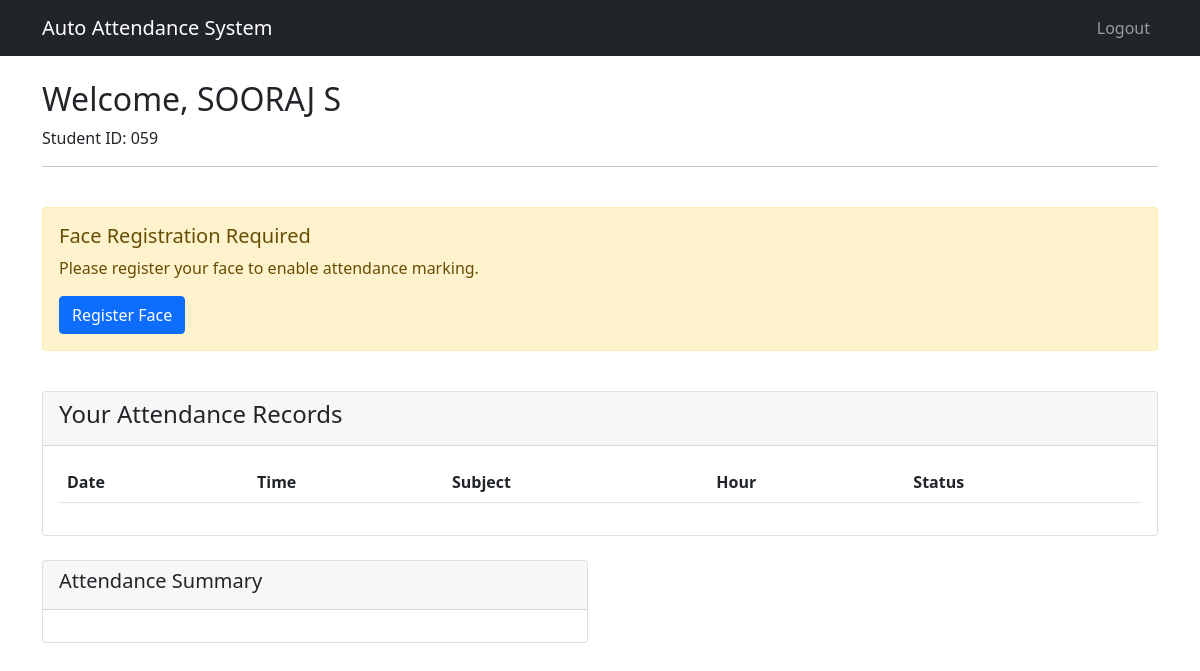
/student-dashboard (signed in), run on an earlier commit of the app's database.
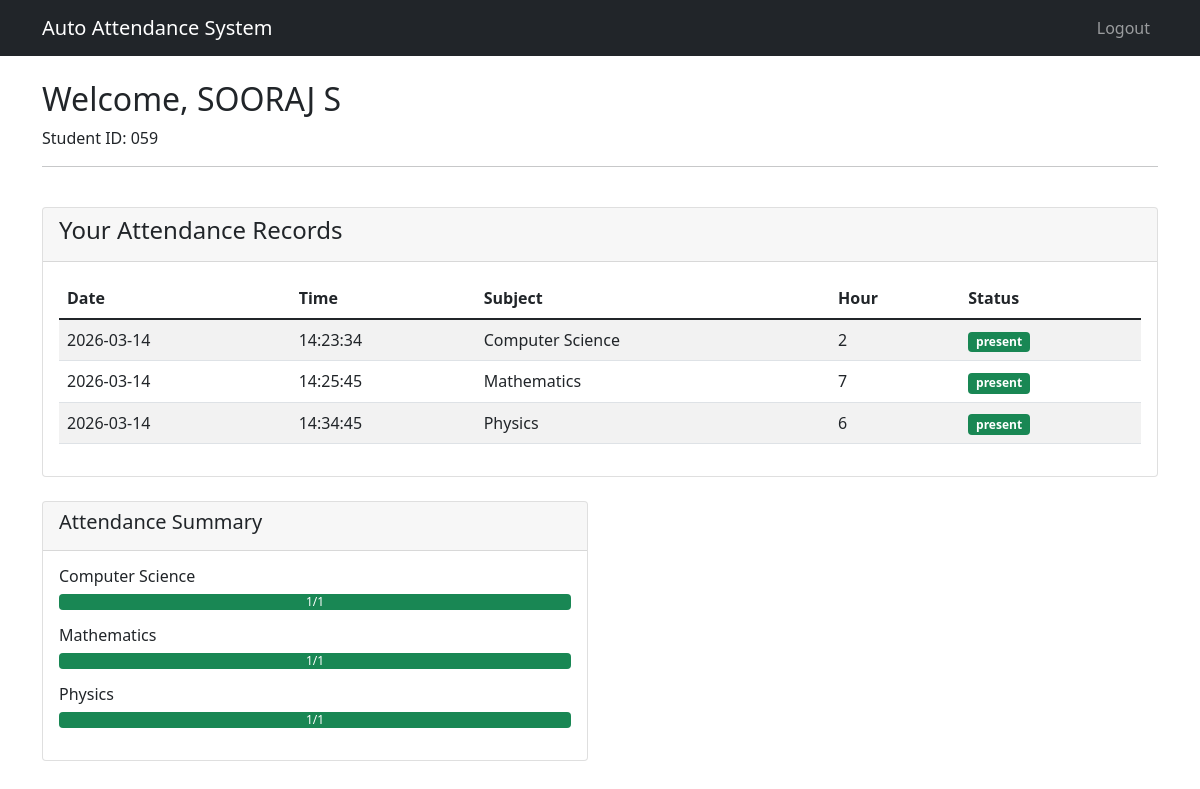
And on a later commit of the database.
### database.py (models this page shows)
class Student(UserMixin, db.Model):
    id = db.Column(db.Integer, primary_key=True)
    student_id = db.Column(db.String(20), unique=True, nullable=False)
    name = db.Column(db.String(100), nullable=False)
    email = db.Column(db.String(120), unique=True, nullable=False)
    password = db.Column(db.String(120), nullable=False)
    face_encoding = db.Column(db.Text, nullable=True)
    photo_path = db.Column(db.String(200), nullable=True)
    registered = db.Column(db.Boolean, default=False)

class Attendance(db.Model):
    id = db.Column(db.Integer, primary_key=True)
    student_id = db.Column(db.String(20), db.ForeignKey('student.student_id'), nullable=False)
    student_name = db.Column(db.String(100), nullable=False)
    subject = db.Column(db.String(50), nullable=False)
    date = db.Column(db.Date, nullable=False, default=datetime.utcnow().date)
    time = db.Column(db.Time, nullable=False, default=datetime.utcnow().time)
    hour = db.Column(db.Integer, nullable=False)
    status = db.Column(db.String(20), default='present')

### app.py (the view)
@app.route('/student-dashboard')
@login_required
def student_dashboard():
    if session.get("user_type") != "student":
        return redirect(url_for("student_login"))
    attendance = Attendance.query.filter_by(
        student_id=current_user.student_id
    ).all()
    return render_template(
        "student_dashboard.html",
        student=current_user,
        attendance=attendance
    )

### app.py (called while the page is built)
@login_manager.user_loader
def load_user(user_id):
    user_type = session.get("user_type")
    if user_type == "admin":
        return Admin.query.get(int(user_id))
    if user_type == "student":
        return Student.query.get(int(user_id))
    return None

### templates/student_dashboard.html (shortened to what this page needs)
<!DOCTYPE html>
<html lang="en">
<head>
    <link href="https://cdn.jsdelivr.net/npm/bootstrap@5.1.3/dist/css/bootstrap.min.css" rel="stylesheet">
    <link rel="stylesheet" href="https://cdn.datatables.net/1.11.5/css/dataTables.bootstrap5.min.css">
</head>
<body>
    <nav class="navbar navbar-expand-lg navbar-dark bg-dark">
        <div class="container">
            <a class="navbar-brand" href="#">Auto Attendance System</a>
            <div class="navbar-nav ms-auto">
                <a class="nav-link" href="{{ url_for('logout') }}">Logout</a>
            </div>
        </div>
    </nav>
    <div class="container mt-4">
        <div class="row">
            <div class="col-md-12">
                <h2>Welcome, {{ student.name }}</h2>
                <p>Student ID: {{ student.student_id }}</p>
                <hr>
            </div>
        </div>
        {% if not student.registered %}
        <div class="row mt-4">
            <div class="col-md-12">
                <div class="alert alert-warning">
                    <h5>Face Registration Required</h5>
                    <p>Please register your face to enable attendance marking.</p>
                    <button class="btn btn-primary" onclick="registerFace()">Register Face</button>
                </div>
            </div>
        </div>
        {% endif %}
        <div class="row mt-4">
            <div class="col-md-12">
                <div class="card">
                    <div class="card-header">
                        <h4>Your Attendance Records</h4>
                    </div>
                    <div class="card-body">
                        <table class="table table-striped" id="attendanceTable">
                            <thead>
                                <tr>
                                    <th>Date</th>
                                    <th>Time</th>
                                    <th>Subject</th>
                                    <th>Hour</th>
                                    <th>Status</th>
                                </tr>
                            </thead>
                            <tbody>
                                {% for record in attendance %}
                                <tr>
                                    <td>{{ record.date.strftime('%Y-%m-%d') }}</td>
                                    <td>{{ record.time.strftime('%H:%M:%S') }}</td>
                                    <td>{{ record.subject }}</td>
                                    <td>{{ record.hour }}</td>
                                    <td>
                                        <span class="badge {% if record.status == 'present' %}bg-success{% elif record.status == 'late' %}bg-warning{% else %}bg-danger{% endif %}">
                                            {{ record.status }}
                                        </span>
                                    </td>
                                </tr>
                                {% endfor %}
                            </tbody>
                        </table>
                    </div>
                </div>
            </div>
        </div>
        <div class="row mt-4">
            <div class="col-md-6">
                <div class="card">
                    <div class="card-header">
                        <h5>Attendance Summary</h5>
                    </div>
                    <div class="card-body">
                        {% set subjects = {} %}
                        {% for subject, stats in subjects.items() %}
                        <div class="mb-3">
                            <h6>{{ subject }}</h6>
                            <div class="progress">
                                <div class="progress-bar bg-success" role="progressbar"
                                     style="width: {{ (stats.present / stats.total * 100) if stats.total > 0 else 0 }}%">
                                    {{ stats.present }}/{{ stats.total }}
                                </div>
                            </div>
                        </div>
                        {% endfor %}
                    </div>
                </div>
            </div>
        </div>
    </div>
</body>
</html>

What changed in the data, as far as the page shows it:
changed Student "SOORAJ S": registered False → True (drawn)
added Attendance: date "2026-03-14", time "14:23:34", subject "Computer Science", hour "2", status "present", {{ (stats.present / stats.total * 100) if stats.total > 0 else 0 }} 100.0 (drawn), present "1", total "1"
added Attendance: date "2026-03-14", time "14:25:45", subject "Mathematics", hour "7", status "present", {{ (stats.present / stats.total * 100) if stats.total > 0 else 0 }} 100.0 (drawn), present "1", total "1"
added Attendance: date "2026-03-14", time "14:34:45", subject "Physics", hour "6", status "present", {{ (stats.present / stats.total * 100) if stats.total > 0 else 0 }} 100.0 (drawn), present "1", total "1"
Also different on the page:
text no longer shown: "Face Registration Required Please register your face to enable attendance marking. Register Face"
